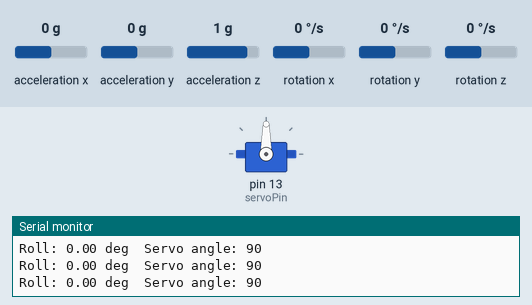
Simulated run of this sketch. Board: Arduino Uno, built with avr-gcc and run on an emulated ATmega328P. Parts: servo, the last lines printed to the serial monitor. The test bench sets the inputs (shaded band); at power-on: acceleration y 0 g, acceleration x 0 g, acceleration z 1 g, rotation x 0 °/s, rotation y 0 °/s, rotation z 0 °/s.

Above: at 1.2 s.
1.3 s: acceleration y set to -1.4 g
At 2.0 s:
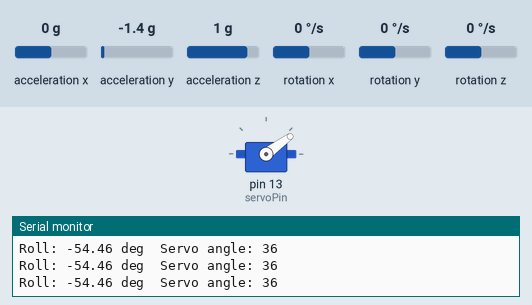
2.8 s: acceleration x set to -1.4 g
At 3.9 s:
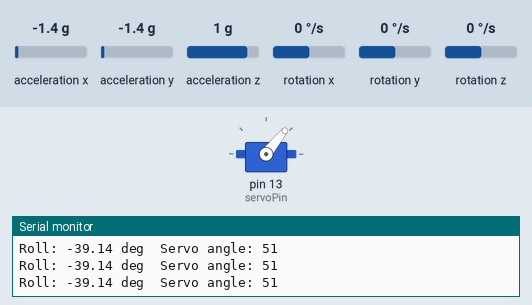
4.3 s: acceleration y set to 0.8 g
At 5.5 s:
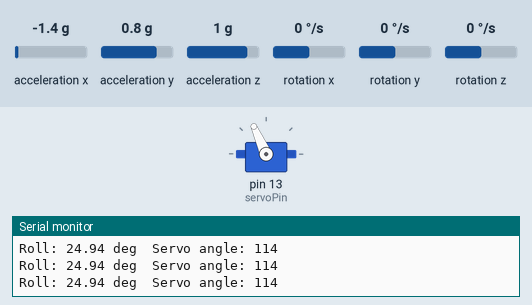
5.8 s: acceleration x set to -0.8 g
At 6.9 s:
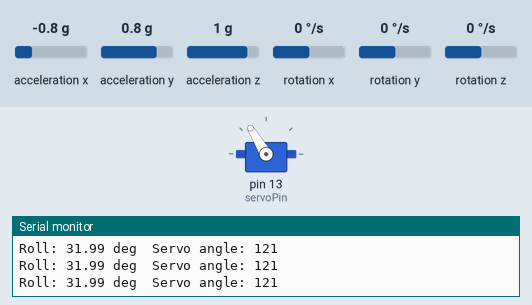
7.3 s: acceleration x set to 1.4 g
At 8.5 s:
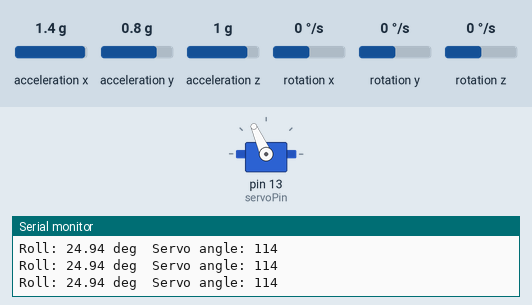
8.8 s: acceleration y set to -0.8 g
At 9.9 s:
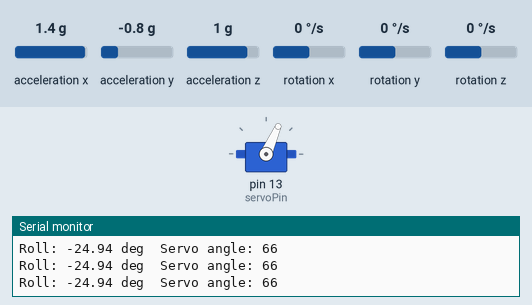
Timing chart, 0 to 11.3 s (numbered marks = the images above; inputs shaded):
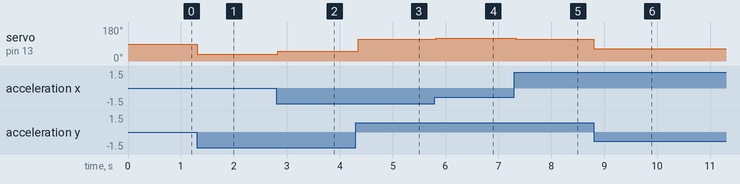

Measured:
- after the input at 1.3 s, servo on pin 13 (servoPin): 90° → 36° at once
- after the input at 2.8 s, servo on pin 13 (servoPin): 36° → 51° at once
- after the input at 4.3 s, servo on pin 13 (servoPin): 51° → 114° after 0.05 s
- after the input at 5.8 s, servo on pin 13 (servoPin): 114° → 121° at once
- after the input at 7.3 s, servo on pin 13 (servoPin): 121° → 114° at once
- after the input at 8.8 s, servo on pin 13 (servoPin): 114° → 66° at once

The sketch:

MPU6050_SERVO.ino
```cpp
#include <Wire.h>
#include <LSM303.h>
#include <Servo.h>
#include <math.h>

LSM303 compass;
Servo myServo;

const int servoPin = 13;

void setup() {
  Serial.begin(9600);
  Wire.begin();

  if (!compass.init()) {
    Serial.println("LSM303 not found!");
    while (1);
  }

  compass.enableDefault();
  myServo.attach(servoPin);
}

void loop() {
  compass.read();

  float ax = compass.a.x;
  float ay = compass.a.y;
  float az = compass.a.z;

  // Roll = tilt around X axis
  float roll = atan2(ay, sqrt(ax * ax + az * az)) * 180.0 / PI;

  // Map roll (-90 to +90) to servo range (0 to 180)
  int servoAngle = map(roll, -90, 90, 0, 180);
  servoAngle = constrain(servoAngle, 0, 180);  // safety clamp

  myServo.write(servoAngle);

  Serial.print("Roll: ");
  Serial.print(roll);
  Serial.print(" deg\tServo angle: ");
  Serial.println(servoAngle);

  delay(50);
}
```
